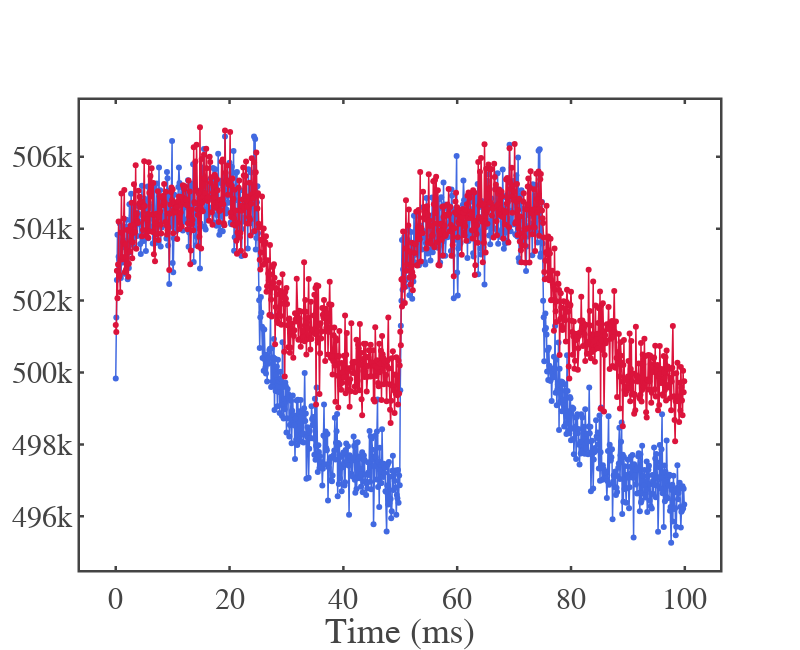

Here is the notebook cell this chart was saved with:
### Code cell
# ============================================================
# --- Plot raw curves for 25°C and 60°C, aligned at group 1 ---
# ============================================================
target_temps = [25, 60]  # temperatures to plot
colors = ['royalblue', 'crimson']  # 25°C = royalblue, 60°C = crimson
markers = ['circle', 'circle']      # circle marker for both

# group 1 window in ms (first tuple of groups)
t1, t2 = groups[0]

fig = go.Figure()

mean_group1 = []

for i, temp in enumerate(target_temps):
    # find file corresponding to this temperature
    idx = np.where(temps == temp)[0]
    if len(idx) == 0:
        print(f"Temperature {temp}°C not found in data.")
        continue
    idx = idx[0]
    file_path = os.path.join(folder_path, file_list[idx])
    arr = np.loadtxt(file_path, skiprows=1)
    
    # time in ms, intensity
    time_ms = arr[:, 0] / 1e9
    intensity = arr[:, 1]
    
    # compute mean of group 1
    mask_group1 = (time_ms >= t1) & (time_ms <= t2)
    mean_g1 = np.nanmean(intensity[mask_group1])
    mean_group1.append(mean_g1)

# shift 60°C curve to match 25°C group1 mean
offset = mean_group1[0] - mean_group1[1]

for i, temp in enumerate(target_temps):
    idx = np.where(temps == temp)[0][0]
    file_path = os.path.join(folder_path, file_list[idx])
    arr = np.loadtxt(file_path, skiprows=1)
    time_ms = arr[:, 0] / 1e9
    intensity = arr[:, 1]
    
    if temp == 60:
        intensity += offset  # shift to match group1 mean
    
    fig.add_trace(go.Scatter(
        x=time_ms,
        y=intensity,
        mode='lines+markers',
        line=dict(color=colors[i], width=1.5),
        marker=dict(symbol=markers[i], size=6),
        name=f"{temp} °C",
        showlegend=False
    ))

# ============================================================
# --- Layout ---
# ============================================================
fig.update_layout(
    template=fig_template,
    xaxis_title="Time (ms)",
    width=800, height=650
)

out_path = os.path.join(output_fig_folder, "curves_25_60deg.png") 
pio.write_image(fig, out_path, scale=4)
print("Saved figure:", out_path)

fig.show()

### Figure 1 — Plotly figure (JSON) as saved in the notebook; plotly's stock layout.template omitted (floating-point values rounded to 4 significant figures; data arrays with more than 128 entries replaced by an {"elided": "..."} marker saying what was removed)
{"data": [{"line": {"color": "royalblue", "width": 1.5}, "marker": {"size": 6, "symbol": "circle"}, "mode": "lines+markers", "name": "25 °C", "showlegend": false, "type": "scatter", "x": {"elided": "1000 float values"}, "y": {"elided": "1000 float values"}}, {"line": {"color": "crimson", "width": 1.5}, "marker": {"size": 6, "symbol": "circle"}, "mode": "lines+markers", "name": "60 °C", "showlegend": false, "type": "scatter", "x": {"elided": "1000 float values"}, "y": {"elided": "1000 float values"}}], "layout": {"height": 650, "width": 800, "xaxis": {"autorange": true, "range": [-6.282, 106.2], "title": {"text": "Time (ms)"}, "type": "linear"}, "yaxis": {"autorange": true, "range": [494500.0, 507600.0], "type": "linear"}}}
